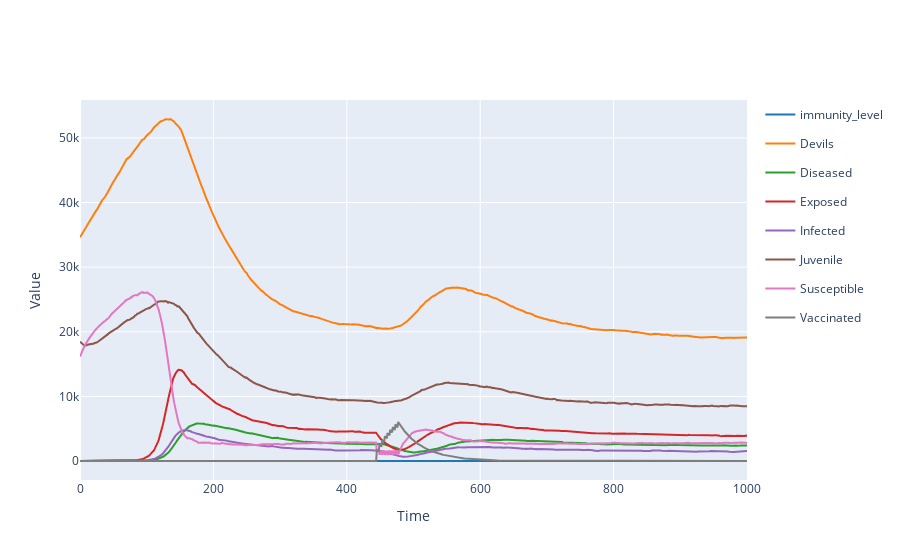

Notebook cell for this chart:
### Code cell
results.plotplotly()

### Figure 1 — Plotly figure (JSON) as saved in the notebook; plotly's stock layout.template omitted (floating-point values rounded to 4 significant figures; data arrays with more than 128 entries replaced by an {"elided": "..."} marker saying what was removed)
{"data": [{"legendgroup": "immunity_level", "line": {"color": "#1f77b4"}, "mode": "lines", "name": "immunity_level", "type": "scatter", "x": {"elided": "1001 int values"}, "y": {"elided": "1001 float values"}}, {"legendgroup": "Devils", "line": {"color": "#ff7f0e"}, "mode": "lines", "name": "Devils", "type": "scatter", "x": {"elided": "1001 int values"}, "y": {"elided": "1001 int values"}}, {"legendgroup": "Diseased", "line": {"color": "#2ca02c"}, "mode": "lines", "name": "Diseased", "type": "scatter", "x": {"elided": "1001 int values"}, "y": {"elided": "1001 int values"}}, {"legendgroup": "Exposed", "line": {"color": "#d62728"}, "mode": "lines", "name": "Exposed", "type": "scatter", "x": {"elided": "1001 int values"}, "y": {"elided": "1001 int values"}}, {"legendgroup": "Infected", "line": {"color": "#9467bd"}, "mode": "lines", "name": "Infected", "type": "scatter", "x": {"elided": "1001 int values"}, "y": {"elided": "1001 int values"}}, {"legendgroup": "Juvenile", "line": {"color": "#8c564b"}, "mode": "lines", "name": "Juvenile", "type": "scatter", "x": {"elided": "1001 int values"}, "y": {"elided": "1001 int values"}}, {"legendgroup": "Susceptible", "line": {"color": "#e377c2"}, "mode": "lines", "name": "Susceptible", "type": "scatter", "x": {"elided": "1001 int values"}, "y": {"elided": "1001 int values"}}, {"legendgroup": "Vaccinated", "line": {"color": "#7f7f7f"}, "mode": "lines", "name": "Vaccinated", "type": "scatter", "x": {"elided": "1001 int values"}, "y": {"elided": "1001 int values"}}], "layout": {"showlegend": true, "title": {"text": ""}, "xaxis": {"title": {"text": "Time"}}, "yaxis": {"title": {"text": "Value"}}}}
